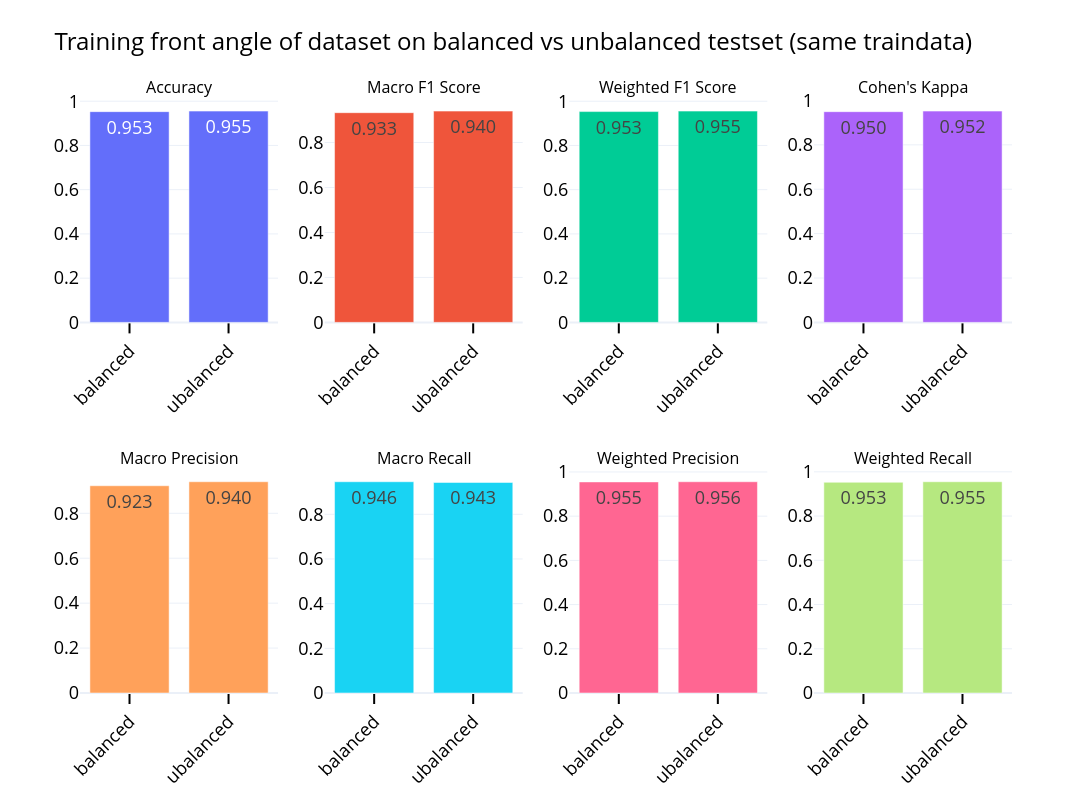

Notebook cell for this chart:
### Markdown cell above
and let's now focus on the gathered metrics.

### Code cell
fig = implot.plot_quick_metrics(full_metrics)
fig.update_layout(
    height=800,
    width=1400,
    title_text='Training front angle of dataset on balanced vs unbalanced testset (same traindata)',
    showlegend=False
)

### Figure 1 — Plotly figure (JSON) as saved in the notebook; plotly's stock layout.template omitted (floating-point values rounded to 4 significant figures)
{"data": [{"name": "Accuracy", "text": ["0.953", "0.955"], "textfont": {"size": 18}, "textposition": "inside", "type": "bar", "x": ["balanced", "ubalanced"], "xaxis": "x", "y": [0.9527, 0.9551], "yaxis": "y"}, {"name": "Macro F1 Score", "text": ["0.933", "0.940"], "textfont": {"size": 18}, "textposition": "inside", "type": "bar", "x": ["balanced", "ubalanced"], "xaxis": "x2", "y": [0.9329, 0.9398], "yaxis": "y2"}, {"name": "Weighted F1 Score", "text": ["0.953", "0.955"], "textfont": {"size": 18}, "textposition": "inside", "type": "bar", "x": ["balanced", "ubalanced"], "xaxis": "x3", "y": [0.9531, 0.9552], "yaxis": "y3"}, {"name": "Cohen's Kappa", "text": ["0.950", "0.952"], "textfont": {"size": 18}, "textposition": "inside", "type": "bar", "x": ["balanced", "ubalanced"], "xaxis": "x4", "y": [0.9495, 0.9521], "yaxis": "y4"}, {"name": "Macro Precision", "text": ["0.923", "0.940"], "textfont": {"size": 18}, "textposition": "inside", "type": "bar", "x": ["balanced", "ubalanced"], "xaxis": "x5", "y": [0.9226, 0.9404], "yaxis": "y5"}, {"name": "Macro Recall", "text": ["0.946", "0.943"], "textfont": {"size": 18}, "textposition": "inside", "type": "bar", "x": ["balanced", "ubalanced"], "xaxis": "x6", "y": [0.9457, 0.9425], "yaxis": "y6"}, {"name": "Weighted Precision", "text": ["0.955", "0.956"], "textfont": {"size": 18}, "textposition": "inside", "type": "bar", "x": ["balanced", "ubalanced"], "xaxis": "x7", "y": [0.9549, 0.9557], "yaxis": "y7"}, {"name": "Weighted Recall", "text": ["0.953", "0.955"], "textfont": {"size": 18}, "textposition": "inside", "type": "bar", "x": ["balanced", "ubalanced"], "xaxis": "x8", "y": [0.9527, 0.9551], "yaxis": "y8"}], "layout": {"annotations": [{"font": {"size": 16}, "showarrow": false, "text": "Accuracy", "x": 0.1062, "xanchor": "center", "xref": "paper", "y": 1, "yanchor": "bottom", "yref": "paper"}, {"font": {"size": 16}, "showarrow": false, "text": "Macro F1 Score", "x": 0.3688, "xanchor": "center", "xref": "paper", "y": 1, "yanchor": "bottom", "yref": "paper"}, {"font": {"size": 16}, "showarrow": false, "text": "Weighted F1 Score", "x": 0.6313, "xanchor": "center", "xref": "paper", "y": 1, "yanchor": "bottom", "yref": "paper"}, {"font": {"size": 16}, "showarrow": false, "text": "Cohen's Kappa", "x": 0.8938, "xanchor": "center", "xref": "paper", "y": 1, "yanchor": "bottom", "yref": "paper"}, {"font": {"size": 16}, "showarrow": false, "text": "Macro Precision", "x": 0.1062, "xanchor": "center", "xref": "paper", "y": 0.375, "yanchor": "bottom", "yref": "paper"}, {"font": {"size": 16}, "showarrow": false, "text": "Macro Recall", "x": 0.3688, "xanchor": "center", "xref": "paper", "y": 0.375, "yanchor": "bottom", "yref": "paper"}, {"font": {"size": 16}, "showarrow": false, "text": "Weighted Precision", "x": 0.6313, "xanchor": "center", "xref": "paper", "y": 0.375, "yanchor": "bottom", "yref": "paper"}, {"font": {"size": 16}, "showarrow": false, "text": "Weighted Recall", "x": 0.8938, "xanchor": "center", "xref": "paper", "y": 0.375, "yanchor": "bottom", "yref": "paper"}], "height": 800, "showlegend": false, "title": {"text": "Training front angle of dataset on balanced vs unbalanced testset (same traindata)"}, "width": 1400, "xaxis": {"anchor": "y", "domain": [0, 0.2125]}, "xaxis2": {"anchor": "y2", "domain": [0.2625, 0.475]}, "xaxis3": {"anchor": "y3", "domain": [0.525, 0.7375]}, "xaxis4": {"anchor": "y4", "domain": [0.7875, 1]}, "xaxis5": {"anchor": "y5", "domain": [0, 0.2125]}, "xaxis6": {"anchor": "y6", "domain": [0.2625, 0.475]}, "xaxis7": {"anchor": "y7", "domain": [0.525, 0.7375]}, "xaxis8": {"anchor": "y8", "domain": [0.7875, 1]}, "yaxis": {"anchor": "x", "domain": [0.625, 1]}, "yaxis2": {"anchor": "x2", "domain": [0.625, 1]}, "yaxis3": {"anchor": "x3", "domain": [0.625, 1]}, "yaxis4": {"anchor": "x4", "domain": [0.625, 1]}, "yaxis5": {"anchor": "x5", "domain": [0, 0.375]}, "yaxis6": {"anchor": "x6", "domain": [0, 0.375]}, "yaxis7": {"anchor": "x7", "domain": [0, 0.375]}, "yaxis8": {"anchor": "x8", "domain": [0, 0.375]}}}
